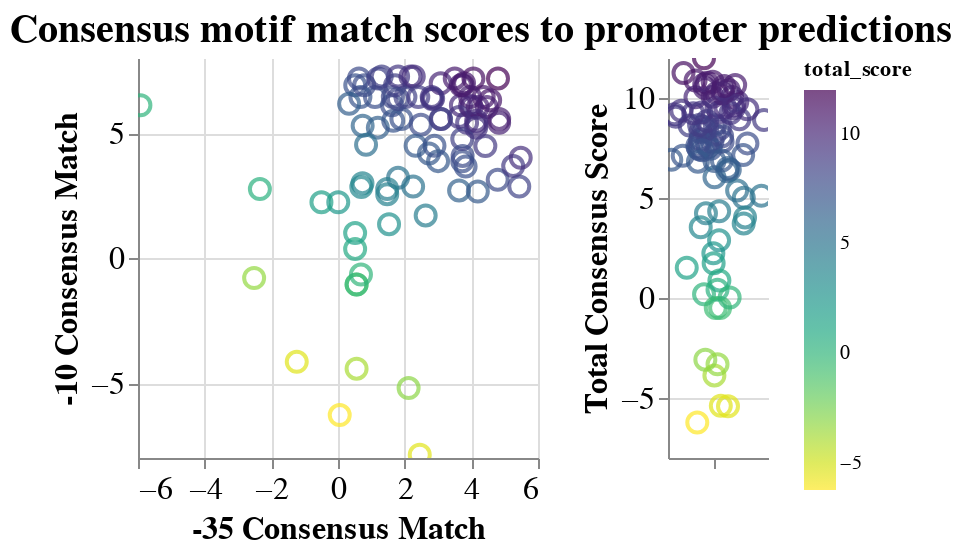

Here is the notebook cell this chart was saved with:
### Markdown cell above
In this dataframe, `hex1_score` and `hex2_score` represent this predictions log odds score (how well it matches) to the consensus PSSM above. The `total_score` is the sum of `hex1_score` and `hex2_score`. Higher scores indicate better matches to the consensus.

### Code cell
# scatter plot of hex1 vs hex 2
scatter = alt.Chart(
    hex_score_df,
).mark_point().encode(
    x=alt.X('hex1_score:Q',axis=alt.Axis(title="-35 Consensus Match")),
    y=alt.Y('hex2_score:Q',axis=alt.Axis(title="-10 Consensus Match")),
    color=alt.Color('total_score:Q',scale=alt.Scale(scheme='viridis'),sort='descending'),
    size=alt.value(100),
    tooltip=["desc:N","hex1:N",'hex2:N','total_score:Q'],
).properties(
    width=200,
    height=200
).interactive()

# stripplot showing total score (hex1 + hex2)
stripplot = alt.Chart(
    hex_score_df,
).mark_point().encode(
    x=alt.X(
        'jitter:Q',
        title=None,
        axis=alt.Axis(values=[0], ticks=True, grid=False, labels=False),
        scale=alt.Scale()
    ),
    y=alt.Y(
        'total_score:Q',
        axis=alt.Axis(title="Total Consensus Score")),
    color=alt.Color(
        'total_score:Q',
        scale=alt.Scale(scheme='viridis'),
        sort='descending'),
    size=alt.value(100),
    tooltip=["desc:N","hex1:N",'hex2:N','total_score:Q'],
).transform_calculate(
    # Generate Gaussian jitter with a Box-Muller transform
    jitter='sqrt(-2*log(random()))*cos(2*PI*random())'
).properties(height=200, width=50
).interactive()

# horizontally concat plots
combo = alt.hconcat(
    scatter, 
    stripplot,
    title=f"Consensus motif match scores to promoter predictions"
).configure_view(
    stroke=None
).configure_axis(
    labelFontSize=16,
    titleFontSize=16,
).configure_title(
    anchor='middle',
    fontSize=20
)

#combo.save('consensus_scatter.html')
combo

### Figure 1 — Vega-Lite specification as saved in the notebook (floating-point values rounded to 4 significant figures)
{"config": {"view": {"continuousWidth": 400, "continuousHeight": 300, "stroke": null}, "axis": {"labelFontSize": 16, "titleFontSize": 16}, "title": {"anchor": "middle", "fontSize": 20}}, "hconcat": [{"mark": "point", "encoding": {"color": {"type": "quantitative", "field": "total_score", "scale": {"scheme": "viridis"}, "sort": "descending"}, "size": {"value": 100}, "tooltip": [{"type": "nominal", "field": "desc"}, {"type": "nominal", "field": "hex1"}, {"type": "nominal", "field": "hex2"}, {"type": "quantitative", "field": "total_score"}], "x": {"type": "quantitative", "axis": {"title": "-35 Consensus Match"}, "field": "hex1_score"}, "y": {"type": "quantitative", "axis": {"title": "-10 Consensus Match"}, "field": "hex2_score"}}, "height": 200, "selection": {"selector003": {"type": "interval", "bind": "scales", "encodings": ["x", "y"]}}, "width": 200}, {"mark": "point", "encoding": {"color": {"type": "quantitative", "field": "total_score", "scale": {"scheme": "viridis"}, "sort": "descending"}, "size": {"value": 100}, "tooltip": [{"type": "nominal", "field": "desc"}, {"type": "nominal", "field": "hex1"}, {"type": "nominal", "field": "hex2"}, {"type": "quantitative", "field": "total_score"}], "x": {"type": "quantitative", "axis": {"grid": false, "labels": false, "ticks": true, "values": [0]}, "field": "jitter", "scale": {}, "title": null}, "y": {"type": "quantitative", "axis": {"title": "Total Consensus Score"}, "field": "total_score"}}, "height": 200, "selection": {"selector004": {"type": "interval", "bind": "scales", "encodings": ["x", "y"]}}, "transform": [{"calculate": "sqrt(-2*log(random()))*cos(2*PI*random())", "as": "jitter"}], "width": 50}], "data": {"name": "data-84707a0ca7c9c92410986e48430fdf91"}, "title": "Consensus motif match scores to promoter predictions", "$schema": "https://vega.github.io/schema/vega-lite/v4.0.2.json", "datasets": {"data-84707a0ca7c9c92410986e48430fdf91": [{"locus_tag": "b0008", "desc": "b0008|talB|transaldolase B", "motif_block": "CGTTACCAATTGTTTAAGAAGTATATA", "hex1": "CGTTAC", "hex1_score": 1.802, "hex2": "TATATA", "hex2_score": 3.206, "total_score": 5.008}, {"locus_tag": "b0014", "desc": "b0014|dnaK|chaperone protein DnaK", "motif_block": "CCCCATTTAGTAGTCAACCGCAGTGAGT", "hex1": "CCCCAT", "hex1_score": 2.73, "hex2": "GTGAGT", "hex2_score": 4.184, "total_score": 6.913}, {"locus_tag": "b0074", "desc": "b0074|leuA|2-isopropylmalate synthase", "motif_block": "TGCCCGAAGCGAGGCGCTCTAAAAGAGACA", "hex1": "TGCCCG", "hex1_score": 2.254, "hex2": "GAGACA", "hex2_score": 2.857, "total_score": 5.111}, {"locus_tag": "b0096", "desc": "b0096|lpxC|UDP-3-O-acyl-N-acetylglucosamine deacetylase", "motif_block": "TGCTAAACTGGCCCGCCGAATGTATAGT", "hex1": "TGCTAA", "hex1_score": 4.835, "hex2": "TATAGT", "hex2_score": 5.408, "total_score": 10.24}, {"locus_tag": "b0114", "desc": "b0114|aceE|pyruvate dehydrogenase E1 component", "motif_block": "TTCCAGAAAACTCAACGTTATTAGATAGA", "hex1": "TTCCAG", "hex1_score": 3.633, "hex2": "GATAGA", "hex2_score": 2.702, "total_score": 6.335}, {"locus_tag": "b0116", "desc": "b0116|lpd|lipoamide dehydrogenase", "motif_block": "CTTACATAAGTAAGTGACTGGGGTGAG", "hex1": "CTTACA", "hex1_score": 0.5577, "hex2": "GGTGAG", "hex2_score": -1.059, "total_score": -0.5012}, {"locus_tag": "b0118", "desc": "b0118|acnB|hypothetical protein", "motif_block": "TGCTGTCTCACAGGAGCGTGAAGAGAAT", "hex1": "TGCTGT", "hex1_score": 1.621, "hex2": "GAGAAT", "hex2_score": 6.11, "total_score": 7.731}, {"locus_tag": "b0126", "desc": "b0126|can|carbonic anhydrase 2", "motif_block": "CGGAGTTGCCCTATATTAGCCAAACGTAAT", "hex1": "CGGAGT", "hex1_score": 0.008004, "hex2": "CGTAAT", "hex2_score": 2.23, "total_score": 2.238}, {"locus_tag": "b0145", "desc": "b0145|dksA|RNA polymerase-binding transcription factor DksA", "motif_block": "TGCTATCCGGAAAAGCATCTGCTATTTATA", "hex1": "TGCTAT", "hex1_score": 4.791, "hex2": "TTTATA", "hex2_score": 3.131, "total_score": 7.922}, {"locus_tag": "b0170", "desc": "b0170|tsf|protein chain elongation factor EF-Ts", "motif_block": "GTTGCAGAAAGGCGGCAAGCTCGAGAAT", "hex1": "GTTGCA", "hex1_score": -5.928, "hex2": "GAGAAT", "hex2_score": 6.11, "total_score": 0.1824}, {"locus_tag": "b0172", "desc": "b0172|frr|ribosome-recycling factor", "motif_block": "CCGTAATATGTTTAATCAGGGCTATACT", "hex1": "CCGTAA", "hex1_score": 1.11, "hex2": "TATACT", "hex2_score": 6.439, "total_score": 7.548}, {"locus_tag": "b0432", "desc": "b0432|cyoA|cytochrome bo3 ubiquinol oxidase subunit 2", "motif_block": "AGCCAAATCCAAGTAACAGGAATTTAAT", "hex1": "AGCCAA", "hex1_score": 4.799, "hex2": "TTTAAT", "hex2_score": 7.184, "total_score": 11.98}, {"locus_tag": "b0436", "desc": "b0436|tig|trigger factor", "motif_block": "CGCTATAATGCCGCGTCCTATTTGAAT", "hex1": "CGCTAT", "hex1_score": 4.565, "hex2": "TTGAAT", "hex2_score": 6.307, "total_score": 10.87}, {"locus_tag": "b0438", "desc": "b0438|clpX|ATP-dependent Clp protease ATP-binding subunit ClpX", "motif_block": "TGCCAGAGGCGCAACTGTGCCGCTATACT", "hex1": "TGCCAG", "hex1_score": 4.37, "hex2": "TATACT", "hex2_score": 6.439, "total_score": 10.81}, {"locus_tag": "b0565", "desc": "b0565|ompT|outer membrane protease VII (outer membrane protein 3b)", "motif_block": "TGTACTAAAAAACATAGTAATTGAGGAT", "hex1": "TGTACT", "hex1_score": 1.477, "hex2": "GAGGAT", "hex2_score": 2.553, "total_score": 4.03}, {"locus_tag": "b0605", "desc": "b0605|ahpC|alkyl hydroperoxide reductase, AhpC component", "motif_block": "TTGTAAGGTAAAACTTATCGATTTGATAAT", "hex1": "TTGTAA", "hex1_score": 3.081, "hex2": "GATAAT", "hex2_score": 6.987, "total_score": 10.07}, {"locus_tag": "b0720", "desc": "b0720|gltA|citrate synthase", "motif_block": "TGCTAAGTACTTGATTCGCCATTTATT", "hex1": "TGCTAA", "hex1_score": 4.835, "hex2": "TTTATT", "hex2_score": 5.564, "total_score": 10.4}, {"locus_tag": "b0754", "desc": "b0754|aroG|3-deoxy-7-phosphoheptulonate synthase, Phe-sensitive", "motif_block": "AGCCAGGTTATGAAACGCAGCAGAGAAT", "hex1": "AGCCAG", "hex1_score": 3.688, "hex2": "GAGAAT", "hex2_score": 6.11, "total_score": 9.798}, {"locus_tag": "b0755", "desc": "b0755|gpmA|2,3-bisphosphoglycerate-dependent phosphoglycerate mutase", "motif_block": "CTTACACTGCGCCACTATTTTCGCTAT", "hex1": "CTTACA", "hex1_score": 0.5577, "hex2": "CGCTAT", "hex2_score": -4.428, "total_score": -3.87}, {"locus_tag": "b0812", "desc": "b0812|dps|stationary phase nucleoid protein that sequesters iron and protects DNA from damage", "motif_block": "AGCCGGTGCTATACTTAATCTCGTTAAT", "hex1": "AGCCGG", "hex1_score": 0.5176, "hex2": "GTTAAT", "hex2_score": 6.912, "total_score": 7.43}, {"locus_tag": "b0893", "desc": "b0893|serS|serine--tRNA ligase", "motif_block": "TGTTATCGTTGCGGTAATGTTGTTACT", "hex1": "TGTTAT", "hex1_score": 3.963, "hex2": "GTTACT", "hex2_score": 6.091, "total_score": 10.05}, {"locus_tag": "b0907", "desc": "b0907|serC|phosphoserine/phosphohydroxythreonine aminotransferase", "motif_block": "AGCCACATTTTTGCCCTCAACGGTTTTACT", "hex1": "AGCCAC", "hex1_score": 2.821, "hex2": "TTTACT", "hex2_score": 6.364, "total_score": 9.185}, {"locus_tag": "b0911", "desc": "b0911|rpsA|30S ribosomal subunit protein S1", "motif_block": "TGCAATGGAATGACAGCGGGTATGTTAAA", "hex1": "TGCAAT", "hex1_score": 4.42, "hex2": "GTTAAA", "hex2_score": 4.479, "total_score": 8.899}, {"locus_tag": "b0957", "desc": "b0957|ompA|outer membrane porin A", "motif_block": "TTGTAAGTTTTCAACTACGTTGTAGACT", "hex1": "TTGTAA", "hex1_score": 3.081, "hex2": "TAGACT", "hex2_score": 5.562, "total_score": 8.643}, {"locus_tag": "b1094", "desc": "b1094|acpP|acyl carrier protein", "motif_block": "TTGCAAATTTTTCAACATTTTATACACT", "hex1": "TTGCAA", "hex1_score": 3.728, "hex2": "TACACT", "hex2_score": 3.868, "total_score": 7.596}, {"locus_tag": "b1136", "desc": "b1136|icd|isocitrate dehydrogenase", "motif_block": "AGCCTAATAACGCGCATCTTTCATGACGG", "hex1": "AGCCTA", "hex1_score": 2.453, "hex2": "TGACGG", "hex2_score": -7.867, "total_score": -5.415}, {"locus_tag": "b1237", "desc": "b1237|hns|DNA-binding transcriptional dual regulator H-NS", "motif_block": "TGGCTAATTTTATGAAAAGATATTTATTG", "hex1": "TGGCTA", "hex1_score": 2.118, "hex2": "TTATTG", "hex2_score": -5.203, "total_score": -3.085}, {"locus_tag": "b1241", "desc": "b1241|adhE|aldehyde-alcohol dehydrogenase", "motif_block": "AAGCAAATCATCACCGCACTGACTATACT", "hex1": "AAGCAA", "hex1_score": 0.6723, "hex2": "TATACT", "hex2_score": 6.439, "total_score": 7.111}, {"locus_tag": "b1243", "desc": "b1243|oppA|oligopeptide ABC transporter periplasmic binding protein", "motif_block": "CCCAATCCGGGATTACACATGCTGGTTAAT", "hex1": "CCCAAT", "hex1_score": 1.712, "hex2": "GTTAAT", "hex2_score": 6.912, "total_score": 8.624}, {"locus_tag": "b1288", "desc": "b1288|fabI|enoyl-[acyl-carrier-protein] reductase", "motif_block": "AGCTACTCACAGCCAGGTTGATTATAAT", "hex1": "AGCTAC", "hex1_score": 2.174, "hex2": "TATAAT", "hex2_score": 7.259, "total_score": 9.433}, {"locus_tag": "b1324", "desc": "b1324|tpx|lipid hydroperoxide peroxidase", "motif_block": "CGTTAACTATATGTAAACAGGAAAGATAAT", "hex1": "CGTTAA", "hex1_score": 3.78, "hex2": "GATAAT", "hex2_score": 6.987, "total_score": 10.77}, {"locus_tag": "b1334", "desc": "b1334|fnr|DNA-binding transcriptional dual regulator FNR", "motif_block": "ATGTTAAAATTGACAAATATCAATTACGG", "hex1": "ATGTTA", "hex1_score": 0.05187, "hex2": "TTACGG", "hex2_score": -6.282, "total_score": -6.23}, {"locus_tag": "b1641", "desc": "b1641|slyB|outer membrane lipoprotein SlyB", "motif_block": "AACCATGGATTCACATATGCCATATACT", "hex1": "AACCAT", "hex1_score": 1.645, "hex2": "TATACT", "hex2_score": 6.439, "total_score": 8.084}, {"locus_tag": "b1676", "desc": "b1676|pykF|pyruvate kinase I", "motif_block": "CTTAGAGCGAGGCACCACCACTTTCGTAAT", "hex1": "CTTAGA", "hex1_score": -0.4968, "hex2": "CGTAAT", "hex2_score": 2.23, "total_score": 1.733}, {"locus_tag": "b1677", "desc": "b1677|lpp|murein lipoprotein", "motif_block": "CGCTACATGGAGATTAACTCAATCTAGAGG", "hex1": "CGCTAC", "hex1_score": 2.63, "hex2": "TAGAGG", "hex2_score": 1.702, "total_score": 4.332}, {"locus_tag": "b1719", "desc": "b1719|thrS|threonine--tRNA ligase", "motif_block": "GGCTAGATGGTTTCGCAATGAACTGTTAAT", "hex1": "GGCTAG", "hex1_score": 0.7841, "hex2": "GTTAAT", "hex2_score": 6.912, "total_score": 7.696}, {"locus_tag": "b1779", "desc": "b1779|gapA|glyceraldehyde-3-phosphate dehydrogenase A", "motif_block": "CGCAATGATTGACACGATTCCGCTTGACG", "hex1": "CGCAAT", "hex1_score": 4.195, "hex2": "TTGACG", "hex2_score": 2.658, "total_score": 6.853}, {"locus_tag": "b1831", "desc": "b1831|proQ|RNA chaperone ProQ", "motif_block": "TAGCATTTACTGATAGCGTCATTATAAT", "hex1": "TAGCAT", "hex1_score": 1.311, "hex2": "TATAAT", "hex2_score": 7.259, "total_score": 8.57}, {"locus_tag": "b2029", "desc": "b2029|gnd|6-phosphogluconate dehydrogenase, decarboxylating", "motif_block": "AAGCATGGATAAGCTATTTATACTTTAAT", "hex1": "AAGCAT", "hex1_score": 0.6286, "hex2": "TTTAAT", "hex2_score": 7.184, "total_score": 7.813}, {"locus_tag": "b2185", "desc": "b2185|rplY|50S ribosomal subunit protein L25", "motif_block": "GGTAGTTTTGATTGATGTATAAGGCGAT", "hex1": "GGTAGT", "hex1_score": -2.516, "hex2": "GGCGAT", "hex2_score": -0.8007, "total_score": -3.317}, {"locus_tag": "b2215", "desc": "b2215|ompC|outer membrane porin C", "motif_block": "CTGTCAAATACTTAAGAATAAGTTATT", "hex1": "CTGTCA", "hex1_score": 0.7396, "hex2": "GTTATT", "hex2_score": 5.292, "total_score": 6.031}, {"locus_tag": "b2316", "desc": "b2316|accD|acetyl-CoA carboxyltransferase subunit beta", "motif_block": "ATCCAAAGTTTCGGGCTGTTATGTTTTAAT", "hex1": "ATCCAA", "hex1_score": 4.062, "hex2": "TTTAAT", "hex2_score": 7.184, "total_score": 11.25}, {"locus_tag": "b2414", "desc": "b2414|cysK|O-acetylserine sulfhydrylase A", "motif_block": "CTTACTTCCGCATATTCTCTGAGCGGGTAT", "hex1": "CTTACT", "hex1_score": 0.5139, "hex2": "GGGTAT", "hex2_score": 0.3627, "total_score": 0.8766}, {"locus_tag": "b2478", "desc": "b2478|dapA|4-hydroxy-tetrahydrodipicolinate synthase", "motif_block": "TGCCATACCAAACGTACCATTGAGACA", "hex1": "TGCCAT", "hex1_score": 5.438, "hex2": "GAGACA", "hex2_score": 2.857, "total_score": 8.295}, {"locus_tag": "b2551", "desc": "b2551|glyA|serine hydroxymethyltransferase", "motif_block": "TGTTATCGCACAATGATTCGGTTATACT", "hex1": "TGTTAT", "hex1_score": 3.963, "hex2": "TATACT", "hex2_score": 6.439, "total_score": 10.4}, {"locus_tag": "b2587", "desc": "b2587|kgtP|alpha-ketoglutarate:H(+) symporter", "motif_block": "TGCCTGATGCGACGCTGCGCGTCTTATACT", "hex1": "TGCCTG", "hex1_score": 2.023, "hex2": "TATACT", "hex2_score": 6.439, "total_score": 8.462}, {"locus_tag": "b2752", "desc": "b2752|cysD|sulfate adenylyltransferase subunit 2", "motif_block": "TTTCATTCGTTCTCTTACGCTCCCTATAGT", "hex1": "TTTCAT", "hex1_score": 3.873, "hex2": "TATAGT", "hex2_score": 5.408, "total_score": 9.281}, {"locus_tag": "b2779", "desc": "b2779|eno|enolase", "motif_block": "TGTCTGGAGTTTCAGTTTAACTAGTGACT", "hex1": "TGTCTG", "hex1_score": 1.195, "hex2": "GTGACT", "hex2_score": 5.215, "total_score": 6.409}, {"locus_tag": "b2913", "desc": "b2913|serA|phosphoglycerate dehydrogenase", "motif_block": "GTGACATGTGTCACGCTTTTACCAGGCAAT", "hex1": "GTGACA", "hex1_score": -2.344, "hex2": "GGCAAT", "hex2_score": 2.756, "total_score": 0.4127}, {"locus_tag": "b2924", "desc": "b2924|mscS|small conductance mechanosensitive channel MscS", "motif_block": "CGCCAAAAGCAAGGTGATTCAGATGAGAAA", "hex1": "CGCCAA", "hex1_score": 5.256, "hex2": "GAGAAA", "hex2_score": 3.677, "total_score": 8.933}, {"locus_tag": "b2925", "desc": "b2925|fbaA|fructose-bisphosphate aldolase class II", "motif_block": "CTTACATAAGTAAGTGACTGGGGTGAG", "hex1": "CTTACA", "hex1_score": 0.5577, "hex2": "GGTGAG", "hex2_score": -1.059, "total_score": -0.5012}, {"locus_tag": "b2942", "desc": "b2942|metK|methionine adenosyltransferase", "motif_block": "AGCTAACCAAATTCTCTTTAGGTGATATT", "hex1": "AGCTAA", "hex1_score": 4.152, "hex2": "GATATT", "hex2_score": 5.367, "total_score": 9.519}, {"locus_tag": "b3035", "desc": "b3035|tolC|outer membrane channel TolC", "motif_block": "TGTTAATGTCCTGGCACTAATAGTGAAT", "hex1": "TGTTAA", "hex1_score": 4.006, "hex2": "GTGAAT", "hex2_score": 6.035, "total_score": 10.04}, {"locus_tag": "b3163", "desc": "b3163|nlpI|lipoprotein NlpI", "motif_block": "TTGTTAGCAACCGGGAACAGGACGTTCATT", "hex1": "TTGTTA", "hex1_score": 0.7341, "hex2": "TTCATT", "hex2_score": 2.993, "total_score": 3.728}, {"locus_tag": "b3207", "desc": "b3207|yrbL|protein kinase-like domain-containing protein YrbL", "motif_block": "AGGCATTGTTTAGGTTTTGTTTAAGTTAAT", "hex1": "AGGCAT", "hex1_score": 3.739, "hex2": "GTTAAT", "hex2_score": 6.912, "total_score": 10.65}, {"locus_tag": "b3231", "desc": "b3231|rplM|50S ribosomal subunit protein L13", "motif_block": "CTCTATAATCCTGCGACCCCACGTTACA", "hex1": "CTCTAT", "hex1_score": 3.828, "hex2": "GTTACA", "hex2_score": 3.659, "total_score": 7.487}, {"locus_tag": "b3236", "desc": "b3236|mdh|malate dehydrogenase", "motif_block": "AGCAACATATCTTAGTTTATCAATATAAT", "hex1": "AGCAAC", "hex1_score": 1.803, "hex2": "TATAAT", "hex2_score": 7.259, "total_score": 9.063}, {"locus_tag": "b3298", "desc": "b3298|rpsM|30S ribosomal subunit protein S13", "motif_block": "TTGCAAAGTTGGGTTGAGCTGGCTAGATT", "hex1": "TTGCAA", "hex1_score": 3.728, "hex2": "TAGATT", "hex2_score": 4.762, "total_score": 8.49}, {"locus_tag": "b3310", "desc": "b3310|rplN|50S ribosomal subunit protein L14", "motif_block": "ACCCATATCCTTGAAGCGGTGTTATAAT", "hex1": "ACCCAT", "hex1_score": 2.273, "hex2": "TATAAT", "hex2_score": 7.259, "total_score": 9.533}, {"locus_tag": "b3321", "desc": "b3321|rpsJ|30S ribosomal subunit protein S10", "motif_block": "AGCAATACGCTTGCGTTCGGTGGTTAAG", "hex1": "AGCAAT", "hex1_score": 3.738, "hex2": "GTTAAG", "hex2_score": 4.083, "total_score": 7.821}, {"locus_tag": "b3341", "desc": "b3341|rpsG|30S ribosomal subunit protein S7", "motif_block": "ACTTAAATGTCAAACTAAACTCGTAGAGT", "hex1": "ACTTAA", "hex1_score": 0.8417, "hex2": "TAGAGT", "hex2_score": 4.531, "total_score": 5.373}, {"locus_tag": "b3342", "desc": "b3342|rpsL|30S ribosomal subunit protein S12", "motif_block": "CCTCATATTGTGTGAGGACGTTTTATT", "hex1": "CCTCAT", "hex1_score": 1.901, "hex2": "TTTATT", "hex2_score": 5.564, "total_score": 7.466}, {"locus_tag": "b3357", "desc": "b3357|crp|DNA-binding transcriptional dual regulator CRP", "motif_block": "ATGCTAAAACAGTCAGGATGCTACAGT", "hex1": "ATGCTA", "hex1_score": 0.699, "hex2": "TACAGT", "hex2_score": 2.837, "total_score": 3.536}, {"locus_tag": "b3388", "desc": "b3388|damX|cell division protein DamX", "motif_block": "TGCAACGTGGTAAGCATTAACCTTTTAGT", "hex1": "TGCAAC", "hex1_score": 2.486, "hex2": "TTTAGT", "hex2_score": 5.333, "total_score": 7.818}, {"locus_tag": "b3433", "desc": "b3433|asd|aspartate-semialdehyde dehydrogenase", "motif_block": "TGCCAAGAGGAGACCGGCACATTTATACA", "hex1": "TGCCAA", "hex1_score": 5.482, "hex2": "TATACA", "hex2_score": 4.006, "total_score": 9.488}, {"locus_tag": "b3495", "desc": "b3495|uspA|universal stress global stress response regulator", "motif_block": "TTCCAGAAGGTTAACCACTATCAATATATT", "hex1": "TTCCAG", "hex1_score": 3.633, "hex2": "TATATT", "hex2_score": 5.639, "total_score": 9.272}, {"locus_tag": "b3509", "desc": "b3509|hdeB|periplasmic acid stress chaperone", "motif_block": "CTTCCTTGCATATTGAACAGGCCGGAAT", "hex1": "CTTCCT", "hex1_score": 1.531, "hex2": "CGGAAT", "hex2_score": 1.353, "total_score": 2.885}, {"locus_tag": "b3510", "desc": "b3510|hdeA|HdeA monomer, chaperone active form", "motif_block": "ATGCATCTGTAACTCATTGTATTGAAA", "hex1": "ATGCAT", "hex1_score": 3.002, "hex2": "TTGAAA", "hex2_score": 3.875, "total_score": 6.877}, {"locus_tag": "b3544", "desc": "b3544|dppA|dipeptide ABC transporter periplasmic binding protein", "motif_block": "CTGCAAATAGCTGTTTGAAGTTTTTTTAAT", "hex1": "CTGCAA", "hex1_score": 3.502, "hex2": "TTTAAT", "hex2_score": 7.184, "total_score": 10.69}, {"locus_tag": "b3560", "desc": "b3560|glyQ|glycine--tRNA ligase subunit alpha", "motif_block": "CTGTATATCTTCCATCCAGCGGGTATACT", "hex1": "CTGTAT", "hex1_score": 2.811, "hex2": "TATACT", "hex2_score": 6.439, "total_score": 9.25}, {"locus_tag": "b3774", "desc": "b3774|ilvC|ketol-acid reductoisomerase (NADP(+))", "motif_block": "CGCAATAAATTTCCTGTCATATAGTGAAT", "hex1": "CGCAAT", "hex1_score": 4.195, "hex2": "GTGAAT", "hex2_score": 6.035, "total_score": 10.23}, {"locus_tag": "b3780", "desc": "b3780|rhlB|ATP-dependent RNA helicase RhlB", "motif_block": "TGTAACATTAACCAACTAAAGGTTGACT", "hex1": "TGTAAC", "hex1_score": 1.657, "hex2": "TTGACT", "hex2_score": 5.487, "total_score": 7.144}, {"locus_tag": "b3783", "desc": "b3783|rho|transcription termination factor Rho", "motif_block": "TACCATTCACAACATTAAGTTCGAGATT", "hex1": "TACCAT", "hex1_score": 2.328, "hex2": "GAGATT", "hex2_score": 4.49, "total_score": 6.817}, {"locus_tag": "b3829", "desc": "b3829|metE|cobalamin-independent homocysteine transmethylase", "motif_block": "CTTACTTCAGTAAGCTCCCGGGGATGAA", "hex1": "CTTACT", "hex1_score": 0.5139, "hex2": "GATGAA", "hex2_score": 0.997, "total_score": 1.511}, {"locus_tag": "b3871", "desc": "b3871|bipA|ribosome-dependent GTPase, ribosome assembly factor", "motif_block": "TGCAAAAGGGCTGCACCACGATGTGAAT", "hex1": "TGCAAA", "hex1_score": 4.464, "hex2": "GTGAAT", "hex2_score": 6.035, "total_score": 10.5}, {"locus_tag": "b3908", "desc": "b3908|sodA|superoxide dismutase (Mn)", "motif_block": "CGCCTGTTGCCGCCGTTGTCGATTTACT", "hex1": "CGCCTG", "hex1_score": 1.797, "hex2": "TTTACT", "hex2_score": 6.364, "total_score": 8.161}, {"locus_tag": "b3919", "desc": "b3919|tpiA|triose-phosphate isomerase", "motif_block": "AGCCTTTGTGCCGATGAATCTCTATACT", "hex1": "AGCCTT", "hex1_score": 2.409, "hex2": "TATACT", "hex2_score": 6.439, "total_score": 8.848}, {"locus_tag": "b3956", "desc": "b3956|ppc|phosphoenolpyruvate carboxylase", "motif_block": "TGCCGCAATAATGTCGGATGCGATACT", "hex1": "TGCCGC", "hex1_score": 0.3331, "hex2": "GATACT", "hex2_score": 6.166, "total_score": 6.5}, {"locus_tag": "b3983", "desc": "b3983|rplK|50S ribosomal subunit protein L11", "motif_block": "ACCCAGCGATCAAAAAAGCGGCGATTTAAT", "hex1": "ACCCAG", "hex1_score": 1.205, "hex2": "TTTAAT", "hex2_score": 7.184, "total_score": 8.389}, {"locus_tag": "b3985", "desc": "b3985|rplJ|50S ribosomal subunit protein L10", "motif_block": "CGCCAGGAGCATAGCTAACTATGTGACT", "hex1": "CGCCAG", "hex1_score": 4.144, "hex2": "GTGACT", "hex2_score": 5.215, "total_score": 9.359}, {"locus_tag": "b3987", "desc": "b3987|rpoB|RNA polymerase subunit beta", "motif_block": "CGCCAGTAGCGTTTCACACTGTTTGACT", "hex1": "CGCCAG", "hex1_score": 4.144, "hex2": "TTGACT", "hex2_score": 5.487, "total_score": 9.631}, {"locus_tag": "b3994", "desc": "b3994|thiC|phosphomethylpyrimidine synthase", "motif_block": "TGCCTTAACTGGCTGAGACCGTTTATT", "hex1": "TGCCTT", "hex1_score": 3.091, "hex2": "TTTATT", "hex2_score": 5.564, "total_score": 8.655}, {"locus_tag": "b4014", "desc": "b4014|aceB|malate synthase A", "motif_block": "TTTCCGAAACGTACCTCAGCAGGTGAA", "hex1": "TTTCCG", "hex1_score": 0.6891, "hex2": "GGTGAA", "hex2_score": -0.6629, "total_score": 0.0262}, {"locus_tag": "b4025", "desc": "b4025|pgi|glucose-6-phosphate isomerase", "motif_block": "CCGTTACTTGGGCAACGCGCCTCTTCTGG", "hex1": "CCGTTA", "hex1_score": -1.237, "hex2": "TTCTGG", "hex2_score": -4.154, "total_score": -5.391}, {"locus_tag": "b4177", "desc": "b4177|purA|adenylosuccinate synthetase", "motif_block": "CTGTAACTCTGAAAAAGCGATGGTAGAAT", "hex1": "CTGTAA", "hex1_score": 2.855, "hex2": "TAGAAT", "hex2_score": 6.382, "total_score": 9.237}, {"locus_tag": "b4200", "desc": "b4200|rpsF|30S ribosomal subunit protein S6", "motif_block": "TGTTAGAGGTTAATTGCGAAAGGGGAGATT", "hex1": "TGTTAG", "hex1_score": 2.894, "hex2": "GAGATT", "hex2_score": 4.49, "total_score": 7.384}, {"locus_tag": "b4226", "desc": "b4226|ppa|inorganic pyrophosphatase", "motif_block": "CTTCAAAAAAGTAAATAAAACGTTAAT", "hex1": "CTTCAA", "hex1_score": 3.691, "hex2": "GTTAAT", "hex2_score": 6.912, "total_score": 10.6}, {"locus_tag": "b4401", "desc": "b4401|arcA|DNA-binding transcriptional dual regulator ArcA", "motif_block": "TGTACTTCCTGTTTCGATTTAGTTGGCAAT", "hex1": "TGTACT", "hex1_score": 1.477, "hex2": "GGCAAT", "hex2_score": 2.756, "total_score": 4.233}]}}
